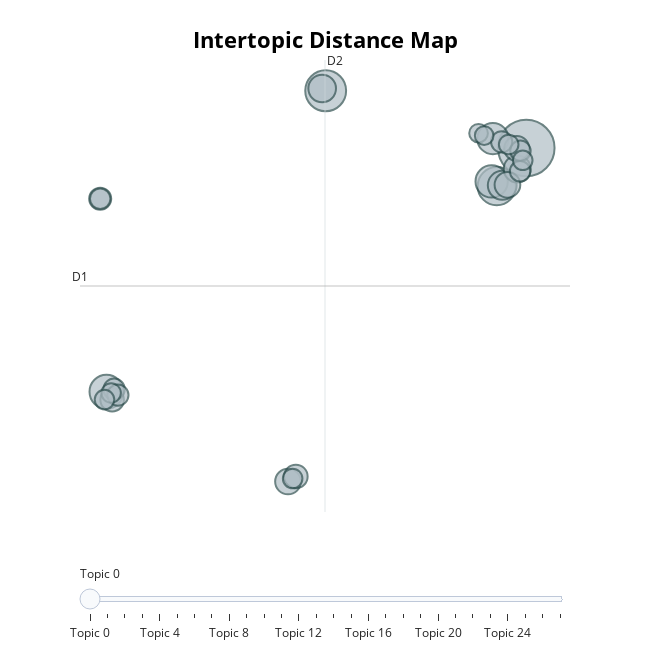

Notebook code for this chart:
### Code cell
topic_model.visualize_topics()

### Figure 1 — Plotly figure (JSON) as saved in the notebook; plotly's stock layout.template omitted (floating-point values rounded to 4 significant figures)
{"data": [{"customdata": [[0, "loneliness | people | lyrical | befriend | woman", 92], [1, "horror | halloween | creepy | highestrate | scream", 48], [2, "woman | romcom | direct | girl | girly", 42], [3, "pixar | animation | dreamwork | disney | ranking", 33], [4, "romcom | woman | comfort | female | direct", 30], [5, "historia | general | period | order | essential", 28], [6, "woman | cinema | dream | horror | drama", 24], [7, "horror | halloween | scary | mike | gallery", 22], [8, "horror | weirdo | a24 | disturbing | dream", 21], [9, "lgbtq | queer | gay | pride | lgbt", 19], [10, "christmas | neverende | family | comfort | trap", 19], [11, "dream | psychedelic | cinema | weirdo | touch", 18], [12, "dc | fiction | science | hero | black", 16], [13, "medieval | sword | peplum | egypt | arabia", 16], [14, "woman | direct | female | write | chronological", 14], [15, "fiction | science | thor | order | fucking", 13], [16, "obsession | thriller | good | competition | canon", 13], [17, "fiction | science | compilation | puff | alien", 13], [18, "nihilistic | psychosexual | humour | touch | fever", 12], [19, "a24 | surrealism | dream | weirdo | thriller", 12], [20, "direct | woman | horror | female | gore", 12], [21, "weirdo | horror | dream | psychedelic | bizarre", 11], [22, "thriller | mystery | noir | detective | neonoir", 11], [23, "witch | harry | christmas | wizard | notsoscary", 11], [24, "fiction | science | scifi | ape | caesar", 11], [25, "cyberpunk | fiction | science | dystopia | alternate", 11], [26, "wick | john | martial | male | favourite", 10], [27, "bond | james | anderson | wes | favourite", 10]], "hovertemplate": "<b>Topic %{customdata[0]}</b><br>%{customdata[1]}<br>Size: %{customdata[2]}", "legendgroup": "", "marker": {"color": "#B0BEC5", "line": {"color": "DarkSlateGrey", "width": 2}, "size": [92, 48, 42, 33, 30, 28, 24, 22, 21, 19, 19, 18, 16, 16, 14, 13, 13, 13, 12, 12, 12, 11, 11, 11, 11, 11, 10, 10], "sizemode": "area", "sizeref": 0.0575, "symbol": "circle"}, "mode": "markers", "name": "", "orientation": "v", "showlegend": false, "type": "scatter", "x": [13.58, 4.235, 12.21, -5.978, 11.97, 12.03, 12.46, 4.072, 13.16, 12.7, 2.48, 13.14, -5.712, 2.845, -6.27, -5.62, 12.43, -5.446, 13.31, 13.29, -6.27, 13.42, 12.76, 2.697, -5.762, -6.069, 11.36, 11.62], "xaxis": "x", "y": [9.346, 13.46, 6.614, -8.137, 6.951, 10.02, 6.675, 13.62, 7.848, 6.711, -14.57, 9.321, -8.705, -14.21, 5.711, -7.949, 9.795, -8.375, 9.149, 7.687, 5.71, 8.466, 9.601, -14.36, -8.224, -8.698, 10.41, 10.24], "yaxis": "y"}], "layout": {"annotations": [{"showarrow": false, "text": "D1", "x": -7.211, "y": -0.5485, "yshift": 10}, {"showarrow": false, "text": "D2", "x": 4.204, "xshift": 10, "y": 15.66}], "height": 650, "hoverlabel": {"bgcolor": "white", "font": {"family": "Rockwell", "size": 16}}, "legend": {"itemsizing": "constant", "tracegroupgap": 0}, "margin": {"t": 60}, "shapes": [{"line": {"color": "#CFD8DC", "width": 2}, "type": "line", "x0": 4.204, "x1": 4.204, "y0": -16.76, "y1": 15.66}, {"line": {"color": "#9E9E9E", "width": 2}, "type": "line", "x0": -7.211, "x1": 15.62, "y0": -0.5485, "y1": -0.5485}], "sliders": [{"active": 0, "pad": {"t": 50}, "steps": [{"args": [{"marker.color": [["red", "#B0BEC5", "#B0BEC5", "#B0BEC5", "#B0BEC5", "#B0BEC5", "#B0BEC5", "#B0BEC5", "#B0BEC5", "#B0BEC5", "#B0BEC5", "#B0BEC5", "#B0BEC5", "#B0BEC5", "#B0BEC5", "#B0BEC5", "#B0BEC5", "#B0BEC5", "#B0BEC5", "#B0BEC5", "#B0BEC5", "#B0BEC5", "#B0BEC5", "#B0BEC5", "#B0BEC5", "#B0BEC5", "#B0BEC5", "#B0BEC5"]]}], "label": "Topic 0", "method": "update"}, {"args": [{"marker.color": [["#B0BEC5", "red", "#B0BEC5", "#B0BEC5", "#B0BEC5", "#B0BEC5", "#B0BEC5", "#B0BEC5", "#B0BEC5", "#B0BEC5", "#B0BEC5", "#B0BEC5", "#B0BEC5", "#B0BEC5", "#B0BEC5", "#B0BEC5", "#B0BEC5", "#B0BEC5", "#B0BEC5", "#B0BEC5", "#B0BEC5", "#B0BEC5", "#B0BEC5", "#B0BEC5", "#B0BEC5", "#B0BEC5", "#B0BEC5", "#B0BEC5"]]}], "label": "Topic 1", "method": "update"}, {"args": [{"marker.color": [["#B0BEC5", "#B0BEC5", "red", "#B0BEC5", "#B0BEC5", "#B0BEC5", "#B0BEC5", "#B0BEC5", "#B0BEC5", "#B0BEC5", "#B0BEC5", "#B0BEC5", "#B0BEC5", "#B0BEC5", "#B0BEC5", "#B0BEC5", "#B0BEC5", "#B0BEC5", "#B0BEC5", "#B0BEC5", "#B0BEC5", "#B0BEC5", "#B0BEC5", "#B0BEC5", "#B0BEC5", "#B0BEC5", "#B0BEC5", "#B0BEC5"]]}], "label": "Topic 2", "method": "update"}, {"args": [{"marker.color": [["#B0BEC5", "#B0BEC5", "#B0BEC5", "red", "#B0BEC5", "#B0BEC5", "#B0BEC5", "#B0BEC5", "#B0BEC5", "#B0BEC5", "#B0BEC5", "#B0BEC5", "#B0BEC5", "#B0BEC5", "#B0BEC5", "#B0BEC5", "#B0BEC5", "#B0BEC5", "#B0BEC5", "#B0BEC5", "#B0BEC5", "#B0BEC5", "#B0BEC5", "#B0BEC5", "#B0BEC5", "#B0BEC5", "#B0BEC5", "#B0BEC5"]]}], "label": "Topic 3", "method": "update"}, {"args": [{"marker.color": [["#B0BEC5", "#B0BEC5", "#B0BEC5", "#B0BEC5", "red", "#B0BEC5", "#B0BEC5", "#B0BEC5", "#B0BEC5", "#B0BEC5", "#B0BEC5", "#B0BEC5", "#B0BEC5", "#B0BEC5", "#B0BEC5", "#B0BEC5", "#B0BEC5", "#B0BEC5", "#B0BEC5", "#B0BEC5", "#B0BEC5", "#B0BEC5", "#B0BEC5", "#B0BEC5", "#B0BEC5", "#B0BEC5", "#B0BEC5", "#B0BEC5"]]}], "label": "Topic 4", "method": "update"}, {"args": [{"marker.color": [["#B0BEC5", "#B0BEC5", "#B0BEC5", "#B0BEC5", "#B0BEC5", "red", "#B0BEC5", "#B0BEC5", "#B0BEC5", "#B0BEC5", "#B0BEC5", "#B0BEC5", "#B0BEC5", "#B0BEC5", "#B0BEC5", "#B0BEC5", "#B0BEC5", "#B0BEC5", "#B0BEC5", "#B0BEC5", "#B0BEC5", "#B0BEC5", "#B0BEC5", "#B0BEC5", "#B0BEC5", "#B0BEC5", "#B0BEC5", "#B0BEC5"]]}], "label": "Topic 5", "method": "update"}, {"args": [{"marker.color": [["#B0BEC5", "#B0BEC5", "#B0BEC5", "#B0BEC5", "#B0BEC5", "#B0BEC5", "red", "#B0BEC5", "#B0BEC5", "#B0BEC5", "#B0BEC5", "#B0BEC5", "#B0BEC5", "#B0BEC5", "#B0BEC5", "#B0BEC5", "#B0BEC5", "#B0BEC5", "#B0BEC5", "#B0BEC5", "#B0BEC5", "#B0BEC5", "#B0BEC5", "#B0BEC5", "#B0BEC5", "#B0BEC5", "#B0BEC5", "#B0BEC5"]]}], "label": "Topic 6", "method": "update"}, {"args": [{"marker.color": [["#B0BEC5", "#B0BEC5", "#B0BEC5", "#B0BEC5", "#B0BEC5", "#B0BEC5", "#B0BEC5", "red", "#B0BEC5", "#B0BEC5", "#B0BEC5", "#B0BEC5", "#B0BEC5", "#B0BEC5", "#B0BEC5", "#B0BEC5", "#B0BEC5", "#B0BEC5", "#B0BEC5", "#B0BEC5", "#B0BEC5", "#B0BEC5", "#B0BEC5", "#B0BEC5", "#B0BEC5", "#B0BEC5", "#B0BEC5", "#B0BEC5"]]}], "label": "Topic 7", "method": "update"}, {"args": [{"marker.color": [["#B0BEC5", "#B0BEC5", "#B0BEC5", "#B0BEC5", "#B0BEC5", "#B0BEC5", "#B0BEC5", "#B0BEC5", "red", "#B0BEC5", "#B0BEC5", "#B0BEC5", "#B0BEC5", "#B0BEC5", "#B0BEC5", "#B0BEC5", "#B0BEC5", "#B0BEC5", "#B0BEC5", "#B0BEC5", "#B0BEC5", "#B0BEC5", "#B0BEC5", "#B0BEC5", "#B0BEC5", "#B0BEC5", "#B0BEC5", "#B0BEC5"]]}], "label": "Topic 8", "method": "update"}, {"args": [{"marker.color": [["#B0BEC5", "#B0BEC5", "#B0BEC5", "#B0BEC5", "#B0BEC5", "#B0BEC5", "#B0BEC5", "#B0BEC5", "#B0BEC5", "red", "#B0BEC5", "#B0BEC5", "#B0BEC5", "#B0BEC5", "#B0BEC5", "#B0BEC5", "#B0BEC5", "#B0BEC5", "#B0BEC5", "#B0BEC5", "#B0BEC5", "#B0BEC5", "#B0BEC5", "#B0BEC5", "#B0BEC5", "#B0BEC5", "#B0BEC5", "#B0BEC5"]]}], "label": "Topic 9", "method": "update"}, {"args": [{"marker.color": [["#B0BEC5", "#B0BEC5", "#B0BEC5", "#B0BEC5", "#B0BEC5", "#B0BEC5", "#B0BEC5", "#B0BEC5", "#B0BEC5", "#B0BEC5", "red", "#B0BEC5", "#B0BEC5", "#B0BEC5", "#B0BEC5", "#B0BEC5", "#B0BEC5", "#B0BEC5", "#B0BEC5", "#B0BEC5", "#B0BEC5", "#B0BEC5", "#B0BEC5", "#B0BEC5", "#B0BEC5", "#B0BEC5", "#B0BEC5", "#B0BEC5"]]}], "label": "Topic 10", "method": "update"}, {"args": [{"marker.color": [["#B0BEC5", "#B0BEC5", "#B0BEC5", "#B0BEC5", "#B0BEC5", "#B0BEC5", "#B0BEC5", "#B0BEC5", "#B0BEC5", "#B0BEC5", "#B0BEC5", "red", "#B0BEC5", "#B0BEC5", "#B0BEC5", "#B0BEC5", "#B0BEC5", "#B0BEC5", "#B0BEC5", "#B0BEC5", "#B0BEC5", "#B0BEC5", "#B0BEC5", "#B0BEC5", "#B0BEC5", "#B0BEC5", "#B0BEC5", "#B0BEC5"]]}], "label": "Topic 11", "method": "update"}, {"args": [{"marker.color": [["#B0BEC5", "#B0BEC5", "#B0BEC5", "#B0BEC5", "#B0BEC5", "#B0BEC5", "#B0BEC5", "#B0BEC5", "#B0BEC5", "#B0BEC5", "#B0BEC5", "#B0BEC5", "red", "#B0BEC5", "#B0BEC5", "#B0BEC5", "#B0BEC5", "#B0BEC5", "#B0BEC5", "#B0BEC5", "#B0BEC5", "#B0BEC5", "#B0BEC5", "#B0BEC5", "#B0BEC5", "#B0BEC5", "#B0BEC5", "#B0BEC5"]]}], "label": "Topic 12", "method": "update"}, {"args": [{"marker.color": [["#B0BEC5", "#B0BEC5", "#B0BEC5", "#B0BEC5", "#B0BEC5", "#B0BEC5", "#B0BEC5", "#B0BEC5", "#B0BEC5", "#B0BEC5", "#B0BEC5", "#B0BEC5", "#B0BEC5", "red", "#B0BEC5", "#B0BEC5", "#B0BEC5", "#B0BEC5", "#B0BEC5", "#B0BEC5", "#B0BEC5", "#B0BEC5", "#B0BEC5", "#B0BEC5", "#B0BEC5", "#B0BEC5", "#B0BEC5", "#B0BEC5"]]}], "label": "Topic 13", "method": "update"}, {"args": [{"marker.color": [["#B0BEC5", "#B0BEC5", "#B0BEC5", "#B0BEC5", "#B0BEC5", "#B0BEC5", "#B0BEC5", "#B0BEC5", "#B0BEC5", "#B0BEC5", "#B0BEC5", "#B0BEC5", "#B0BEC5", "#B0BEC5", "red", "#B0BEC5", "#B0BEC5", "#B0BEC5", "#B0BEC5", "#B0BEC5", "#B0BEC5", "#B0BEC5", "#B0BEC5", "#B0BEC5", "#B0BEC5", "#B0BEC5", "#B0BEC5", "#B0BEC5"]]}], "label": "Topic 14", "method": "update"}, {"args": [{"marker.color": [["#B0BEC5", "#B0BEC5", "#B0BEC5", "#B0BEC5", "#B0BEC5", "#B0BEC5", "#B0BEC5", "#B0BEC5", "#B0BEC5", "#B0BEC5", "#B0BEC5", "#B0BEC5", "#B0BEC5", "#B0BEC5", "#B0BEC5", "red", "#B0BEC5", "#B0BEC5", "#B0BEC5", "#B0BEC5", "#B0BEC5", "#B0BEC5", "#B0BEC5", "#B0BEC5", "#B0BEC5", "#B0BEC5", "#B0BEC5", "#B0BEC5"]]}], "label": "Topic 15", "method": "update"}, {"args": [{"marker.color": [["#B0BEC5", "#B0BEC5", "#B0BEC5", "#B0BEC5", "#B0BEC5", "#B0BEC5", "#B0BEC5", "#B0BEC5", "#B0BEC5", "#B0BEC5", "#B0BEC5", "#B0BEC5", "#B0BEC5", "#B0BEC5", "#B0BEC5", "#B0BEC5", "red", "#B0BEC5", "#B0BEC5", "#B0BEC5", "#B0BEC5", "#B0BEC5", "#B0BEC5", "#B0BEC5", "#B0BEC5", "#B0BEC5", "#B0BEC5", "#B0BEC5"]]}], "label": "Topic 16", "method": "update"}, {"args": [{"marker.color": [["#B0BEC5", "#B0BEC5", "#B0BEC5", "#B0BEC5", "#B0BEC5", "#B0BEC5", "#B0BEC5", "#B0BEC5", "#B0BEC5", "#B0BEC5", "#B0BEC5", "#B0BEC5", "#B0BEC5", "#B0BEC5", "#B0BEC5", "#B0BEC5", "#B0BEC5", "red", "#B0BEC5", "#B0BEC5", "#B0BEC5", "#B0BEC5", "#B0BEC5", "#B0BEC5", "#B0BEC5", "#B0BEC5", "#B0BEC5", "#B0BEC5"]]}], "label": "Topic 17", "method": "update"}, {"args": [{"marker.color": [["#B0BEC5", "#B0BEC5", "#B0BEC5", "#B0BEC5", "#B0BEC5", "#B0BEC5", "#B0BEC5", "#B0BEC5", "#B0BEC5", "#B0BEC5", "#B0BEC5", "#B0BEC5", "#B0BEC5", "#B0BEC5", "#B0BEC5", "#B0BEC5", "#B0BEC5", "#B0BEC5", "red", "#B0BEC5", "#B0BEC5", "#B0BEC5", "#B0BEC5", "#B0BEC5", "#B0BEC5", "#B0BEC5", "#B0BEC5", "#B0BEC5"]]}], "label": "Topic 18", "method": "update"}, {"args": [{"marker.color": [["#B0BEC5", "#B0BEC5", "#B0BEC5", "#B0BEC5", "#B0BEC5", "#B0BEC5", "#B0BEC5", "#B0BEC5", "#B0BEC5", "#B0BEC5", "#B0BEC5", "#B0BEC5", "#B0BEC5", "#B0BEC5", "#B0BEC5", "#B0BEC5", "#B0BEC5", "#B0BEC5", "#B0BEC5", "red", "#B0BEC5", "#B0BEC5", "#B0BEC5", "#B0BEC5", "#B0BEC5", "#B0BEC5", "#B0BEC5", "#B0BEC5"]]}], "label": "Topic 19", "method": "update"}, {"args": [{"marker.color": [["#B0BEC5", "#B0BEC5", "#B0BEC5", "#B0BEC5", "#B0BEC5", "#B0BEC5", "#B0BEC5", "#B0BEC5", "#B0BEC5", "#B0BEC5", "#B0BEC5", "#B0BEC5", "#B0BEC5", "#B0BEC5", "#B0BEC5", "#B0BEC5", "#B0BEC5", "#B0BEC5", "#B0BEC5", "#B0BEC5", "red", "#B0BEC5", "#B0BEC5", "#B0BEC5", "#B0BEC5", "#B0BEC5", "#B0BEC5", "#B0BEC5"]]}], "label": "Topic 20", "method": "update"}, {"args": [{"marker.color": [["#B0BEC5", "#B0BEC5", "#B0BEC5", "#B0BEC5", "#B0BEC5", "#B0BEC5", "#B0BEC5", "#B0BEC5", "#B0BEC5", "#B0BEC5", "#B0BEC5", "#B0BEC5", "#B0BEC5", "#B0BEC5", "#B0BEC5", "#B0BEC5", "#B0BEC5", "#B0BEC5", "#B0BEC5", "#B0BEC5", "#B0BEC5", "red", "#B0BEC5", "#B0BEC5", "#B0BEC5", "#B0BEC5", "#B0BEC5", "#B0BEC5"]]}], "label": "Topic 21", "method": "update"}, {"args": [{"marker.color": [["#B0BEC5", "#B0BEC5", "#B0BEC5", "#B0BEC5", "#B0BEC5", "#B0BEC5", "#B0BEC5", "#B0BEC5", "#B0BEC5", "#B0BEC5", "#B0BEC5", "#B0BEC5", "#B0BEC5", "#B0BEC5", "#B0BEC5", "#B0BEC5", "#B0BEC5", "#B0BEC5", "#B0BEC5", "#B0BEC5", "#B0BEC5", "#B0BEC5", "red", "#B0BEC5", "#B0BEC5", "#B0BEC5", "#B0BEC5", "#B0BEC5"]]}], "label": "Topic 22", "method": "update"}, {"args": [{"marker.color": [["#B0BEC5", "#B0BEC5", "#B0BEC5", "#B0BEC5", "#B0BEC5", "#B0BEC5", "#B0BEC5", "#B0BEC5", "#B0BEC5", "#B0BEC5", "#B0BEC5", "#B0BEC5", "#B0BEC5", "#B0BEC5", "#B0BEC5", "#B0BEC5", "#B0BEC5", "#B0BEC5", "#B0BEC5", "#B0BEC5", "#B0BEC5", "#B0BEC5", "#B0BEC5", "red", "#B0BEC5", "#B0BEC5", "#B0BEC5", "#B0BEC5"]]}], "label": "Topic 23", "method": "update"}, {"args": [{"marker.color": [["#B0BEC5", "#B0BEC5", "#B0BEC5", "#B0BEC5", "#B0BEC5", "#B0BEC5", "#B0BEC5", "#B0BEC5", "#B0BEC5", "#B0BEC5", "#B0BEC5", "#B0BEC5", "#B0BEC5", "#B0BEC5", "#B0BEC5", "#B0BEC5", "#B0BEC5", "#B0BEC5", "#B0BEC5", "#B0BEC5", "#B0BEC5", "#B0BEC5", "#B0BEC5", "#B0BEC5", "red", "#B0BEC5", "#B0BEC5", "#B0BEC5"]]}], "label": "Topic 24", "method": "update"}, {"args": [{"marker.color": [["#B0BEC5", "#B0BEC5", "#B0BEC5", "#B0BEC5", "#B0BEC5", "#B0BEC5", "#B0BEC5", "#B0BEC5", "#B0BEC5", "#B0BEC5", "#B0BEC5", "#B0BEC5", "#B0BEC5", "#B0BEC5", "#B0BEC5", "#B0BEC5", "#B0BEC5", "#B0BEC5", "#B0BEC5", "#B0BEC5", "#B0BEC5", "#B0BEC5", "#B0BEC5", "#B0BEC5", "#B0BEC5", "red", "#B0BEC5", "#B0BEC5"]]}], "label": "Topic 25", "method": "update"}, {"args": [{"marker.color": [["#B0BEC5", "#B0BEC5", "#B0BEC5", "#B0BEC5", "#B0BEC5", "#B0BEC5", "#B0BEC5", "#B0BEC5", "#B0BEC5", "#B0BEC5", "#B0BEC5", "#B0BEC5", "#B0BEC5", "#B0BEC5", "#B0BEC5", "#B0BEC5", "#B0BEC5", "#B0BEC5", "#B0BEC5", "#B0BEC5", "#B0BEC5", "#B0BEC5", "#B0BEC5", "#B0BEC5", "#B0BEC5", "#B0BEC5", "red", "#B0BEC5"]]}], "label": "Topic 26", "method": "update"}, {"args": [{"marker.color": [["#B0BEC5", "#B0BEC5", "#B0BEC5", "#B0BEC5", "#B0BEC5", "#B0BEC5", "#B0BEC5", "#B0BEC5", "#B0BEC5", "#B0BEC5", "#B0BEC5", "#B0BEC5", "#B0BEC5", "#B0BEC5", "#B0BEC5", "#B0BEC5", "#B0BEC5", "#B0BEC5", "#B0BEC5", "#B0BEC5", "#B0BEC5", "#B0BEC5", "#B0BEC5", "#B0BEC5", "#B0BEC5", "#B0BEC5", "#B0BEC5", "red"]]}], "label": "Topic 27", "method": "update"}]}], "title": {"font": {"color": "Black", "size": 22}, "text": "<b>Intertopic Distance Map</b>", "x": 0.5, "xanchor": "center", "y": 0.95, "yanchor": "top"}, "width": 650, "xaxis": {"anchor": "y", "autorange": false, "domain": [0, 1], "range": [-7.211, 15.62], "title": {"text": ""}, "type": "linear", "visible": false}, "yaxis": {"anchor": "x", "autorange": false, "domain": [0, 1], "range": [-16.76, 15.66], "title": {"text": ""}, "type": "linear", "visible": false}}}
